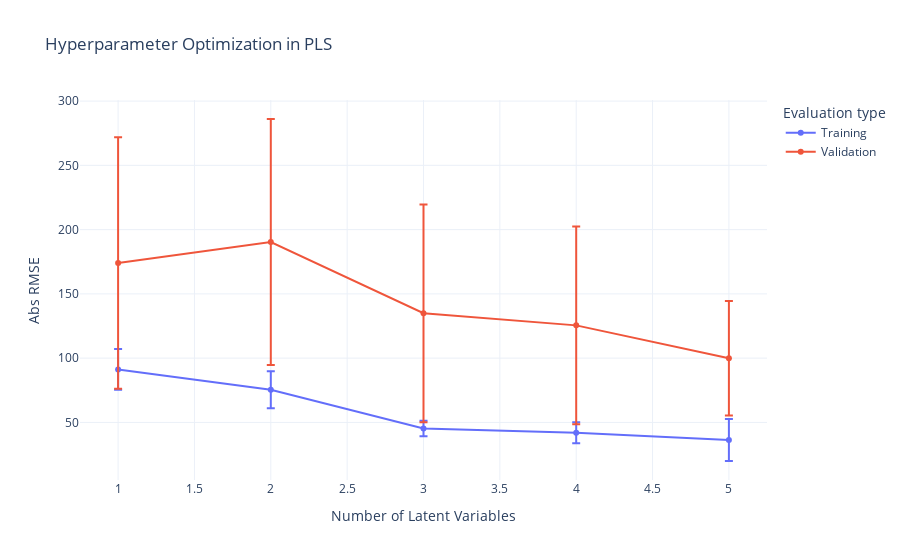

Write notebook code for a chart like this one.
### Code cell
plot_pls_cross_validation(train_eval, valid_eval, range_LV=range_LV)

### Figure 1 — Plotly figure (JSON) as saved in the notebook; plotly's stock layout.template omitted (floating-point values rounded to 4 significant figures)
{"data": [{"error_y": {"array": [15.89, 14.4, 6.027, 8.132, 16.33], "type": "data", "visible": true}, "name": "Training", "type": "scatter", "x": [1, 2, 3, 4, 5], "y": [91.26, 75.39, 45.24, 41.95, 36.3]}, {"error_y": {"array": [97.78, 95.74, 84.69, 76.84, 44.56], "type": "data", "visible": true}, "name": "Validation", "type": "scatter", "x": [1, 2, 3, 4, 5], "y": [174.0, 190.3, 134.9, 125.5, 99.92]}], "layout": {"legend": {"title": {"text": "Evaluation type"}}, "title": {"text": "Hyperparameter Optimization in PLS"}, "xaxis": {"title": {"text": "Number of Latent Variables"}}, "yaxis": {"title": {"text": "Abs RMSE"}}}}
